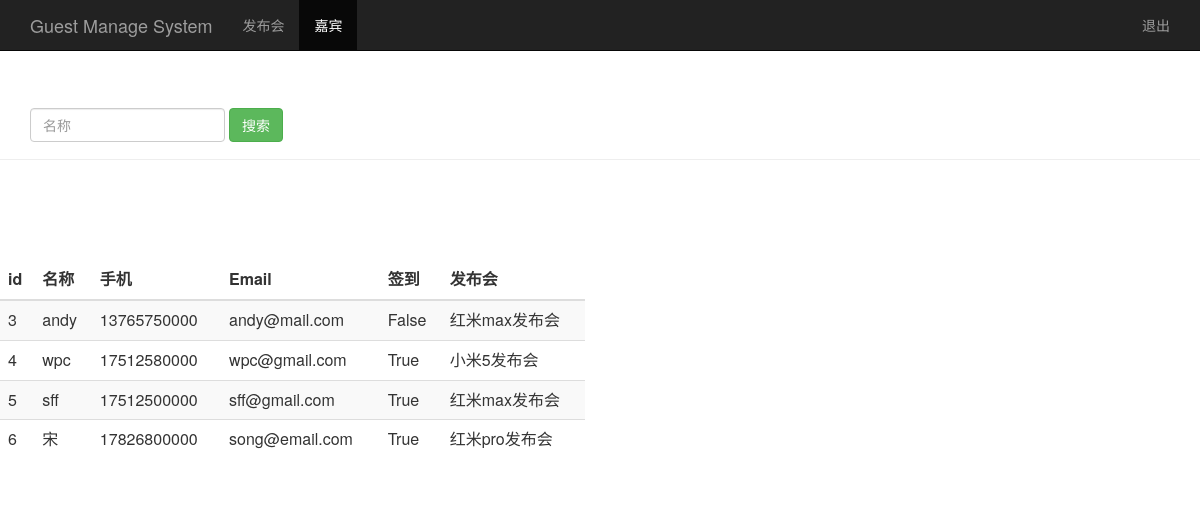
Screenshot of /search_guest_name/ with the database file from the repository.
### sign/models.py (models this page shows, shortened)
class Guest(models.Model):
    event = models.ForeignKey(Event)
    realname = models.CharField(max_length=64)
    phone = models.CharField(max_length=16)
    email = models.EmailField()
    sign = models.BooleanField()
    creat_time = models.DateTimeField(auto_now=True)
    class Meta:
        unique_together = ('event', 'phone')

class Event(models.Model):
    name = models.CharField(max_length=100)
    limit = models.IntegerField()
    status = models.BooleanField()
    address = models.CharField(max_length=200)
    start_time = models.DateTimeField('events time')
    creat_time = models.DateTimeField(auto_now=True)
    def __str__(self):
        return self.name

### sign/views.py (the view)
# urls.py: url(r'^search_guest_name/$', views.search_guest_name),
def search_guest_name(request):
    username = request.COOKIES.get('user', '')
    search_guest_name = request.GET.get('name', '')
    guest_list = Guest.objects.filter(realname__contains = search_guest_name)
    return render(request, 'guest_manage.html', {'user':username, 'guests':guest_list})

### sign/templates/guest_manage.html (shortened to what this page needs)
<html lang="zh-CN">
	<head>
		{% load bootstrap3 %}
		{% bootstrap_css %}
	</head>
	<body>
		<nav class="navbar navbar-inverse navbar-fixed-top">
			<div class="container">
				<div class="navbar-header">
					<a class="navbar-brand" href="/event_manage/">Guest Manage System</a>
				</div>
				<div id="navbar" class="collapse navbar-collapse">
					<ul class="nav navbar-nav">
						<li><a href="/event_manage/">发布会</a></li>
						<li class="active"><a href="#">嘉宾</a></li>
					</ul>
					<ul class="nav navbar-nav navbar-right">
						<li><a href="#">{{user}}</a></li>
						<li><a href="/logout/">退出</a></li>
					</ul>
				</div>
            </div>
		</nav>
		<div class="page-header" style="padding-top: 60px;">
			<div id="navbar" class="navbar-collapse collapse">
				<form class="navbar-form" method="GET" action="/search_guest_name/">
					<div class="form-group">
						<input name="name" type="text" placeholder="名称" class="form-control">
					</div>
					<button type="submit" class="btn btn-success">搜索</button>
				</form>
			</div>
		</div>
		<div class="row" style="padding-top: 80px;">
			<div class="col-md-6">
				<table class="table table-striped">
					<thead>
						<tr>
							<th>id</th><th>名称</th><th>手机</th><th>Email</th><th>签到</th><th>发布会</th>
						</tr>
					</thead>
					<tbody>
						{% for guest in guests %}
							<tr>
								<td>{{ guest.id }}</td>
								<td>{{ guest.realname }}</td>
								<td>{{ guest.phone }}</td>
								<td>{{ guest.email }}</td>
                                <td>{{ guest.sign }}</td>
                                <td>{{ guest.event }}</td>
							</tr>
						{% endfor %}
					</tbody>
				</table>
			</div>
		</div>
	</body>
</html>

### rows the page displays
Guest: id "3", realname "andy", phone "13765750000", email "andy@mail.com", sign "False", event "红米max发布会"
Guest: id "4", realname "wpc", phone "17512580000", email "wpc@gmail.com", sign "True", event "小米5发布会"
Guest: id "5", realname "sff", phone "17512500000", email "sff@gmail.com", sign "True", event "红米max发布会"
Guest: id "6", realname "宋", phone "17826800000", email "song@email.com", sign "True", event "红米pro发布会"
